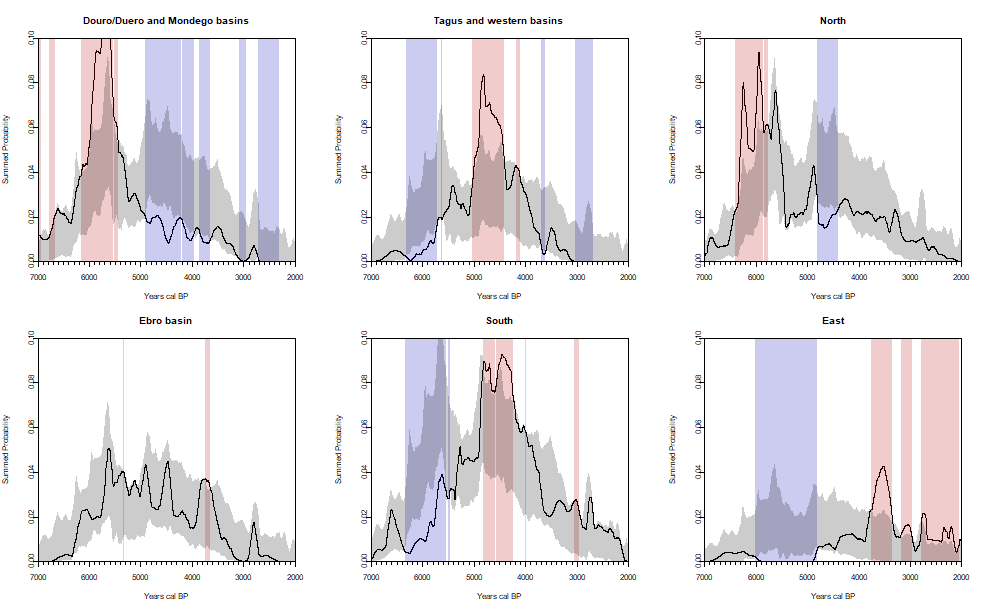

Reproduce this figure in R.
##############################################
### FIGURE 7. PERMUTATION TEST BY REGIONS ###
############################################

# Load Required Libraries
library(readxl)
library(maptools)
library(spatstat)
library(rgdal)
library(rcarbon)
library(dplyr)
library(readr)
setwd("~/BayesMegaliths-master") # Set first the working directory at the BayesMegaliths-master folder, as this script is coded to have that folder as the root
library(here)

# Read raw data and study area
dates = read.csv(here('data','C14dates_Iberia.csv'), sep=";",na='n/a')
studyarea <- readOGR(dsn=here("shp","area.shp"), layer="area")
base=as.owin(studyarea)

# Subset dates by curve
dates_terrestrial <- subset(dates, Curve=="intcal20")
dates_marine <- subset(dates, Curve=="marine20")
dates_Mixed <- subset(dates, Curve=="mixed")

# Set Mixed curve
mixedCurve <- mixCurves('intcal20','marine20', p=0.8) 

# Calibrate dates using corresponding curve
dates_Terr_cal <- calibrate(x=dates_terrestrial$C14,errors=dates_terrestrial$STD,normalised=TRUE, 
                            calMatrix=FALSE, calCurves = dates_terrestrial$Curve)

dates_Marine_cal <- calibrate(x=dates_marine$C14, errors=dates_marine$STD,
                              normalised=TRUE, calMatrix=FALSE, calCurves = dates_marine$Curve, 
                              resOffsets = dates_marine$DeltaR, resErrors = dates_marine$DeltaRErr)

dates_Mixed_cal <- calibrate(x=dates_Mixed$C14,
                             errors=dates_Mixed$STD,
                             normalised=TRUE, calMatrix=FALSE, calCurves = mixedCurve, 
                             resOffsets = dates_Mixed$DeltaR, 
                             resErrors = dates_Mixed$DeltaRErr)

# Combine calibrated dates in one object
dates_cal = rcarbon::combine(dates_Terr_cal,dates_Marine_cal,dates_Mixed_cal, fixIDs = TRUE)

# Create bin-width
bins1 <- binPrep(sites=dates$SiteID, ages=dates$C14, h=100)

# Comparing empirical SPDs against pan-regional trend
nsim=10000
perm.meg=permTest(x=dates_cal,marks=dates$Region,timeRange=c(7000,2000),bins=bins1,
                  nsim=nsim,runm=100)
summary(perm.meg) # to get specific positive and negative deviations

png(file=here('figures','Figure 7.png'),width = 1000,height=600)
par(mar=c(4, 4, 4, 4), mfrow=c(2,3))
plot(perm.meg,focalm = 1,main="Douro/Duero and Mondego basins", xlim=c(7000, 2000), ylim=c(0, 0.10))
plot(perm.meg,focalm = 2,main="Tagus and western basins", xlim=c(7000, 2000), ylim=c(0, 0.10))
plot(perm.meg,focalm = 3,main="North", xlim=c(7000, 2000), ylim=c(0, 0.10))
plot(perm.meg,focalm = 4,main="Ebro basin", xlim=c(7000, 2000), ylim=c(0, 0.10))
plot(perm.meg,focalm = 5,main="South", xlim=c(7000, 2000), ylim=c(0, 0.10))
plot(perm.meg,focalm = 6,main="East", xlim=c(7000, 2000), ylim=c(0, 0.10))
par(mfrow=c(1,1))
dev.off()